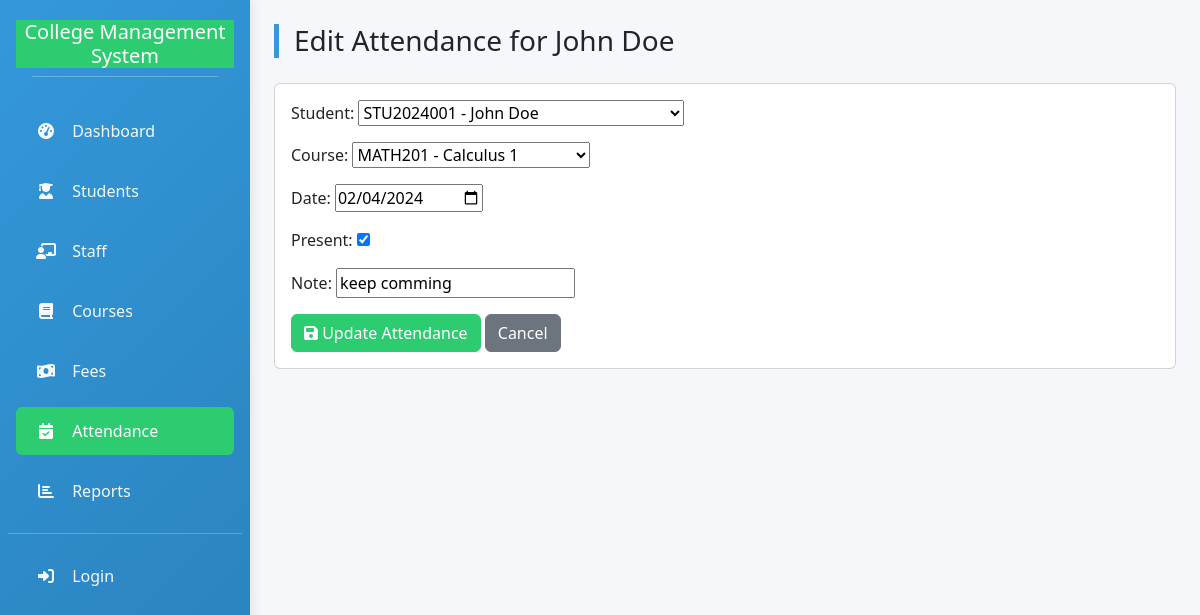
The page /attendance/6/edit/ on the database its author committed.
### college_db/models.py (models this page shows, shortened)
class Attendance(models.Model):
    student = models.ForeignKey(Student, on_delete=models.CASCADE)
    course = models.ForeignKey(Course, on_delete=models.SET_NULL, null=True, blank=True)
    date = models.DateField()
    present = models.BooleanField(default=True)
    note = models.CharField(max_length=255, blank=True)
    class Meta:
        unique_together = ('student', 'course', 'date')

class Student(models.Model):
    college = models.ForeignKey(College, on_delete=models.CASCADE)
    admission_number = models.CharField(max_length=50, unique=True)
    first_name = models.CharField(max_length=120)
    last_name = models.CharField(max_length=120)
    gender = models.CharField(max_length=1, choices=GENDER_CHOICES)
    date_of_birth = models.DateField(null=True, blank=True)
    phone = models.CharField(max_length=50, blank=True)
    email = models.EmailField(blank=True)
    address = models.TextField(blank=True)
    status = models.CharField(max_length=20, choices=STATUS_CHOICES, default='active')
    department = models.CharField(max_length=200, blank=True, null=True)
    academic_year = models.CharField(max_length=50, blank=True, null=True)
    created_at = models.DateTimeField(auto_now_add=True)
    def __str__(self):
        return f"{self.admission_number} - {self.first_name} {self.last_name}"

### college_db/views.py (the view)
# urls.py: path('attendance/<int:attendance_id>/edit/', views.edit_attendance, name='edit_attendance'),
def edit_attendance(request, attendance_id):
    attendance = get_object_or_404(Attendance, pk=attendance_id)
    if request.method == 'POST':
        form = AttendanceForm(request.POST, instance=attendance)
        if form.is_valid():
            attendance = form.save()
            messages.success(request, 'Attendance updated.')
            return redirect('view_attendance', attendance_id=attendance.id)
    else:
        form = AttendanceForm(instance=attendance)
    return render(request, 'college_db/edit_attendance.html', {'form': form, 'attendance': attendance})

### college_db/forms.py
class AttendanceForm(forms.ModelForm):
    date = forms.DateField(widget=forms.DateInput(attrs={'type':'date'}))
    class Meta:
        model = Attendance
        fields = '__all__'

### college_db/models.py (called while the page is built)
    def __str__(self):
        return f"{self.code} - {self.name}"

### college_db/templates/college_db/edit_attendance.html (shortened to what this page needs)
{% extends 'college_db/base.html' %}
{% block content %}
<div class="page-header">
  <h3>Edit Attendance for {{ attendance.student.first_name }} {{ attendance.student.last_name }}</h3>
</div>
<div class="card p-3">
  <form method="post">
    {{ form.as_p }}
    <button class="btn btn-success"><i class="fas fa-save"></i> Update Attendance</button>
    <a href="{% url 'view_attendances' %}" class="btn btn-secondary">Cancel</a>
  </form>
</div>
{% endblock %}

### college_db/templates/college_db/base.html (style rules this page uses)
:root { --primary: #3498db; --secondary: #2ecc71; --accent: #e74c3c; --light: #f8f9fa; --dark: #34495e; --warning: #f39c12; --info: #17a2b8; }
body { background-color: #f5f7fa; font-family: 'Segoe UI', Tahoma, Geneva, Verdana, sans-serif; }
.page-header { border-left: 5px solid var(--primary); padding-left: 15px; margin-bottom: 25px; }
.btn-success { background-color: var(--secondary); border-color: var(--secondary); }

### rows shown on the page
Attendance: student.first_name "John", student.last_name "Doe", student "STU2024001 - John Doe", course "MATH201 - Calculus 1", date "02/04/2024", present "☑", note "keep comming"
